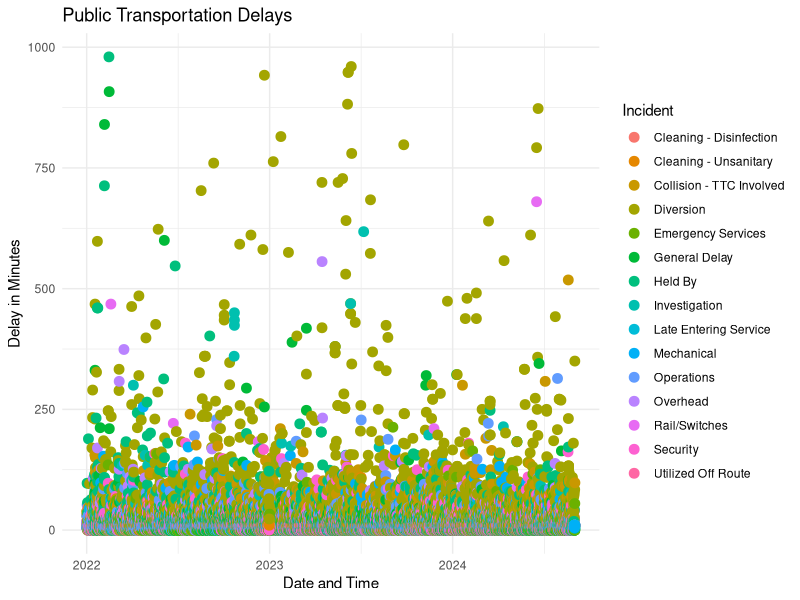
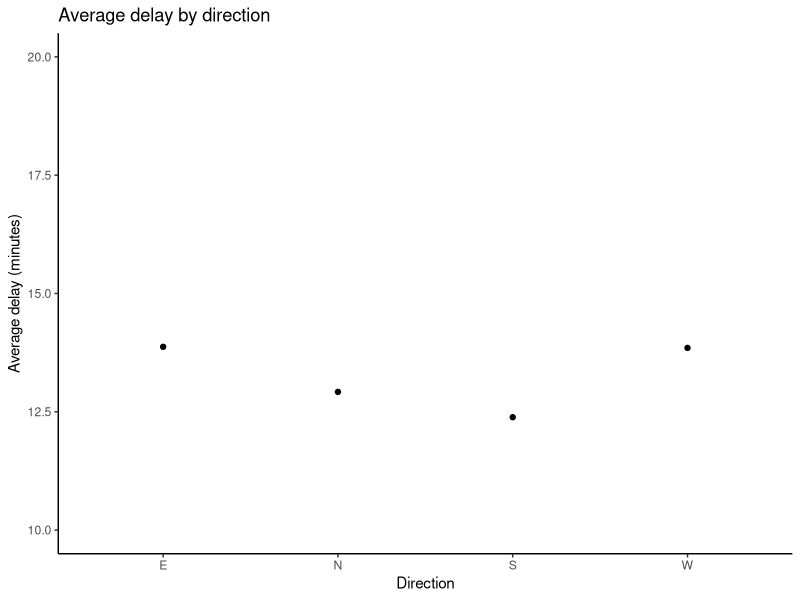
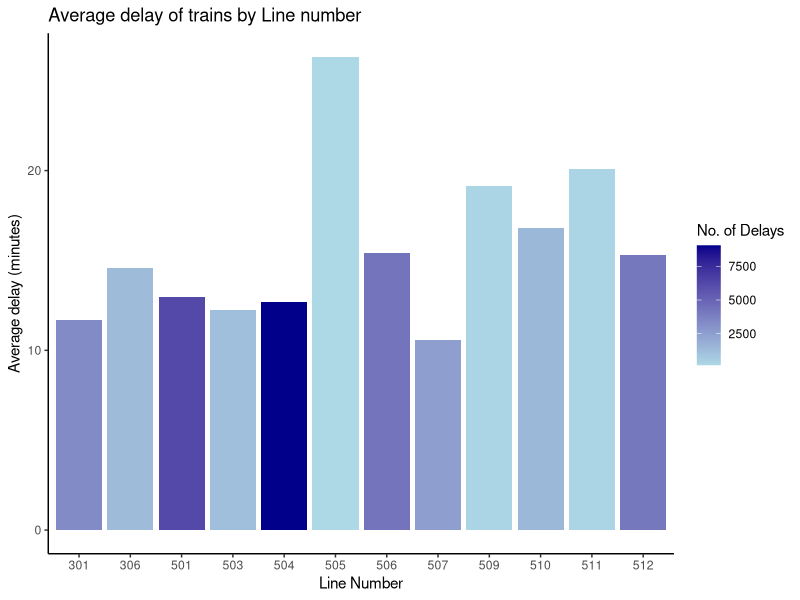
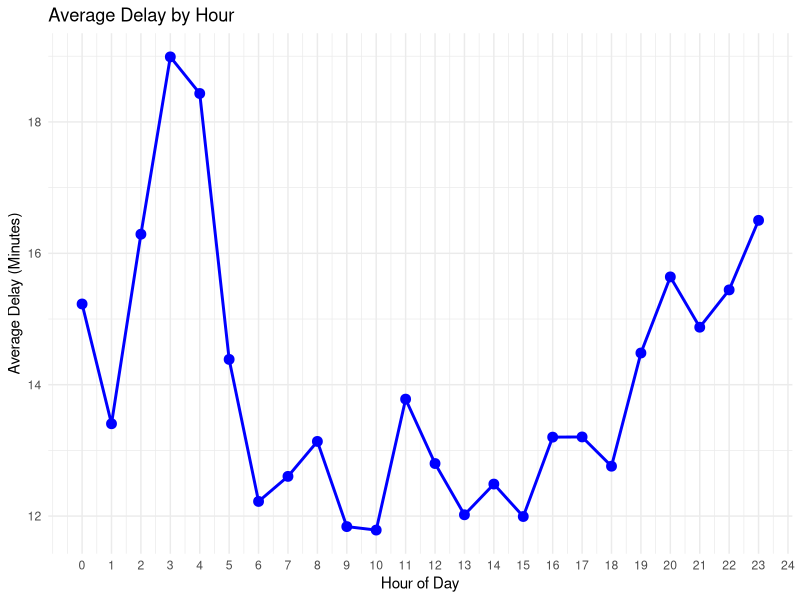
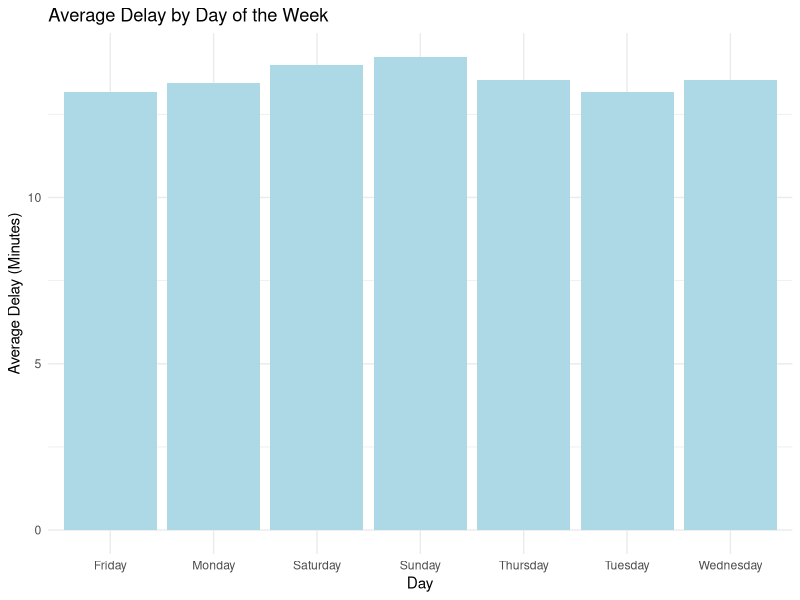
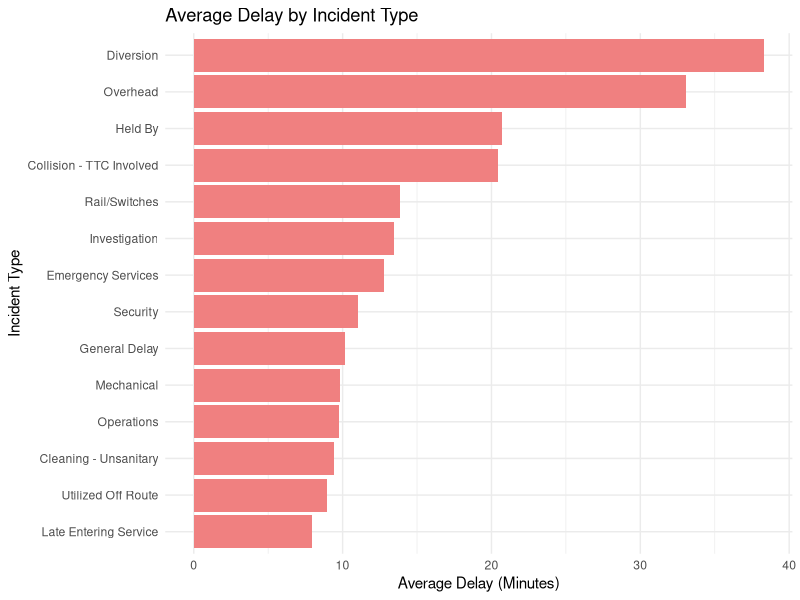

Reproduce these figures in R, in order.
## ---- chunk 1
#| echo: false
#| eval: true
#| warning: false
#| message: false
#| 

library(tidyverse)
library(dplyr)
data <- read_csv("../data/raw_data/ttc-resource-2024.csv")
cleaned_data <- read_csv("../data/analysis_data/ttc-resource-2024-cleaned.csv")

ggplot(data, aes(x = as.POSIXct(paste(Date, Time)), y = `Min Delay`)) +
  geom_point(aes(color = Incident), size = 3) +
  labs(title = "Public Transportation Delays", x = "Date and Time", y = "Delay in Minutes") +
  theme_minimal()

## ---- chunk 2
#| echo: false
#| eval: true
#| warning: false
#| message: false


directions <- c("N", "S", "E", "W")
avg_delay_by_direction <- cleaned_data %>%
    group_by(Bound) %>%
    summarize(avg_delay = mean(`Min Delay`))


ggplot(
    data = avg_delay_by_direction,
    mapping = aes(x =Bound, y = avg_delay)
) +
    geom_point() +
    ylim(10, 20) +
    geom_line() +
    theme_classic() +
    labs(
        title = "Average delay by direction",
        x = "Direction",
        y = "Average delay (minutes)"
    )


## ---- chunk 3
#| echo: false
#| eval: true
#| warning: false
#| message: false

train_numbers <- unique(cleaned_data$Line)
number_of_records_by_train_number <- cleaned_data %>% 
  group_by(Line) %>%
  summarize(train_record_count =  n(), average_train_delay = mean(`Min Delay`))

  
ggplot(
  data = number_of_records_by_train_number,
  mapping = aes(x = factor(train_numbers), y = average_train_delay, 
                fill = train_record_count)
) + 
  geom_bar(stat = "identity") + 
  scale_fill_gradient(low = "lightblue", high = "darkblue") +
  theme_classic() + 
  labs(
    title = "Average delay of trains by Line number",
    x = "Line Number",
    y = "Average delay (minutes)",
    fill = "No. of Delays"
  )
## ---- chunk 4
#| echo: false
#| eval: true
#| warning: false
#| message: false

cleaned_data$Hour <- as.numeric(substr(cleaned_data$Time, 1, 2))

avg_delay <- cleaned_data %>% 
  group_by(Hour) %>%
  summarize(Average_Delay = mean(`Min Delay`))

ggplot(avg_delay, aes(x = Hour, y = Average_Delay)) +
  geom_point(color='blue', size=3) +
  geom_line(color = "blue", size = 1) +  
  scale_x_continuous(breaks = 0:24) +         # Set x-axis to show 0 to 24
  labs(title = "Average Delay by Hour", x = "Hour of Day", y = "Average Delay (Minutes)") +
  theme_minimal()
## ---- chunk 5
#| echo: false
#| eval: true
#| warning: false
#| message: false

avg_delay_by_day <- cleaned_data %>%
    group_by(Day) %>%
    summarize(avg_delay = mean(`Min Delay`))

ggplot(avg_delay_by_day, aes(x = Day, y = avg_delay)) +
    geom_bar(stat = "identity", fill = "lightblue") +
    labs(title = "Average Delay by Day of the Week", x = "Day", y = "Average Delay (Minutes)") +
    theme_minimal()
## ---- chunk 6
#| echo: false
#| eval: true
#| warning: false
#| message: false

avg_delay_by_incident <- cleaned_data %>%
    group_by(Incident) %>%
    summarize(avg_delay = mean(`Min Delay`))

ggplot(avg_delay_by_incident, aes(x = reorder(Incident, avg_delay), y = avg_delay)) +
    geom_bar(stat = "identity", fill = "lightcoral") +
    coord_flip() + # Flip for better readability
    labs(title = "Average Delay by Incident Type", x = "Incident Type", y = "Average Delay (Minutes)") +
    theme_minimal()
